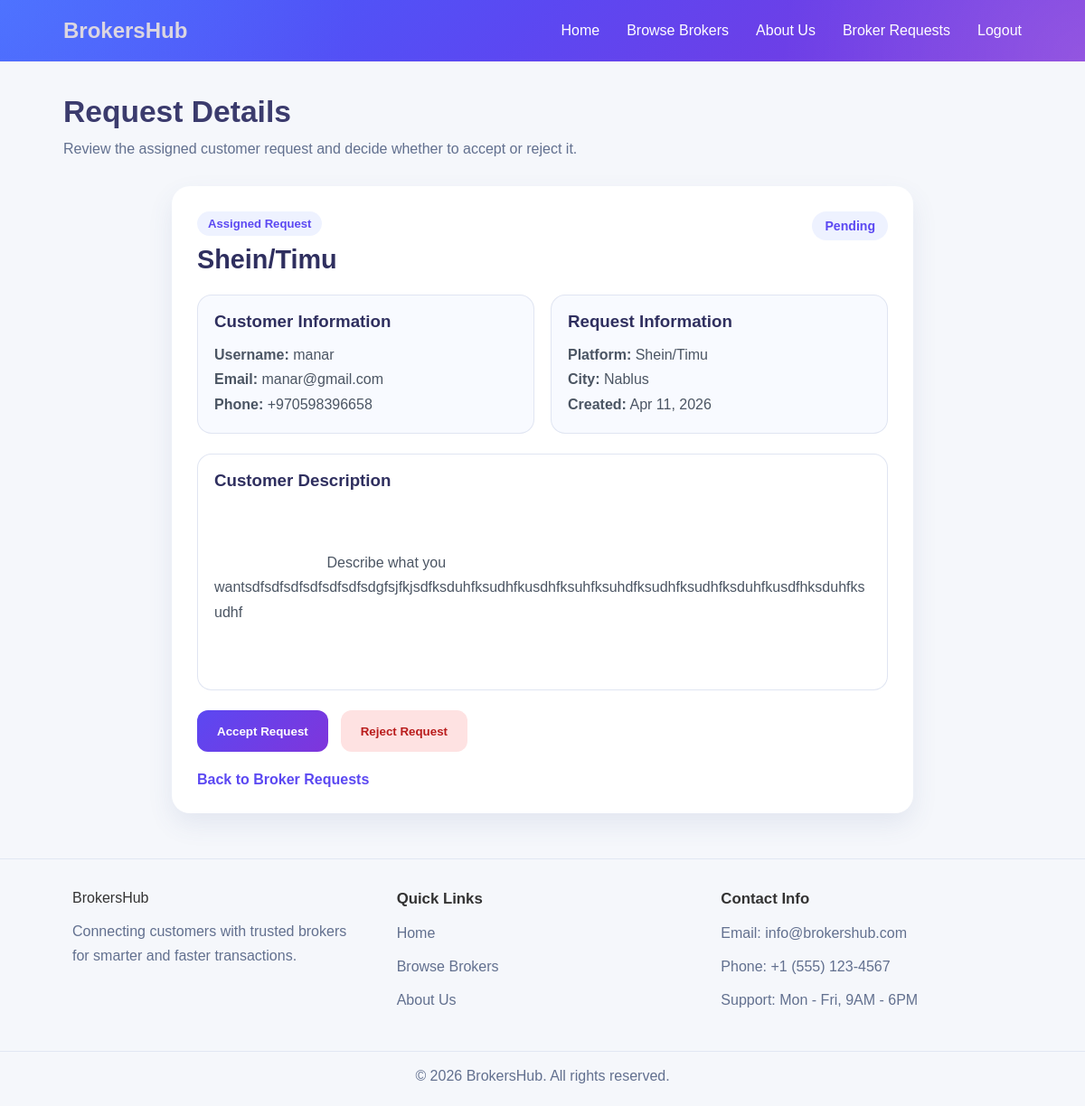
The page /requests/broker/42 (signed in) on the database its author committed.
### requests/models.py (models this page shows, shortened)
class QuoteRequest(models.Model):
    STATUS_CHOICES = (
        ('pending', 'Pending'),
        ('quoted', 'Quoted'),
        ('accepted', 'Accepted'),
        ('completed', 'Completed'),
        ('cancelled', 'Cancelled'),
    )
    customer = models.ForeignKey(User, on_delete=models.CASCADE)
    platform = models.ForeignKey(Platform, on_delete=models.CASCADE)
    city = models.ForeignKey(City, on_delete=models.SET_NULL, null=True)
    product_name = models.CharField(max_length=255)
    product_url = models.URLField(blank=True)
    notes = models.TextField(blank=True)
    broker = models.ForeignKey(BrokerProfile, on_delete=models.CASCADE,null=True)
    status = models.CharField(max_length=20, choices=STATUS_CHOICES, default='pending')
    created_at = models.DateTimeField(auto_now_add=True)
    updated_at = models.DateTimeField(auto_now=True)

### accounts/models.py (models this page shows, shortened)
class User(AbstractUser):
    ROLE_CHOICES = (
        ('customer', 'Customer'),
        ('broker', 'Broker'),
        ('admin', 'Admin'),
    )
    role = models.CharField(max_length=20, choices=ROLE_CHOICES)
    phone = models.CharField(max_length=20)

### core/models.py (models this page shows, shortened)
class Platform(models.Model):
    name = models.CharField(max_length=100)
    category = models.ForeignKey(Category, on_delete=models.CASCADE, related_name='platforms')
    class Meta:
        unique_together = ('name', 'category')

### locations/models.py (models this page shows, shortened)
class City(models.Model):
    name = models.CharField(max_length=100, unique=True)

### requests/views.py (the view, shortened to what this page needs)
# urls.py: path('requests/broker/<int:id>', views.broker_request_details, name='broker_request_details'),  # Added: broker-only route for one assigned request details page.
def broker_request_details(request, id):  # Added: let a broker open one assigned request and respond to it.
    if 'user_id' not in request.session or request.session.get('role') != 'broker':  # Added: require an authenticated broker before opening broker request details.
        return redirect(f"/login?next={quote(request.get_full_path())}")  # Added: preserve the intended broker destination through login.
    request_item = get_object_or_404(  # Added: load only the request assigned to the current broker.
        QuoteRequest.objects.select_related('customer', 'platform', 'city', 'broker'),  # Added: include related data needed by the broker details page.
        id=id,  # Added: match the requested record id.
        broker__user_id=request.session['user_id']  # Added: block brokers from opening requests assigned to someone else.
    )  # Added: finish the guarded broker request lookup.
    context = {  # Added: build the broker request details page context.
        'request_item': request_item,  # Added: expose the assigned request to the broker template.
        'notice_message': request.GET.get('notice'),  # Added: show broker action notices on the details page.
    }  # Added: finish the broker request details context.
    return render(request, 'broker_request_details.html', context)  # Added: render the broker-only request details page.

### requests/templates/broker_request_details.html (shortened to what this page needs)
{% load static %}
<!DOCTYPE html>
<html lang="en">
<head>
    <link rel="stylesheet" href="{% static 'css/broker_request_details.css' %}">
</head>
<body>
    {% include 'partials/navbar.html' %}
    <section class="page-header">
        <div class="container">
            <h1>Request Details</h1>
            <p>Review the assigned customer request and decide whether to accept or reject it.</p>
        </div>
    </section>
    <section class="details-section">
        <div class="container details-wrap">
            <div class="details-card">
                <div class="details-top">
                    <div>
                        <span class="details-tag">Assigned Request</span>
                        <h2>{{ request_item.product_name }}</h2>
                    </div>
                    <span class="request-status">{{ request_item.status|title }}</span>
                </div>
                <div class="details-grid">
                    <div class="details-block">
                        <h3>Customer Information</h3>
                        <p><strong>Username:</strong> {{ request_item.customer.username }}</p>
                        <p><strong>Email:</strong> {{ request_item.customer.email }}</p>
                        <p><strong>Phone:</strong> {{ request_item.customer.phone }}</p>
                    </div>
                    <div class="details-block">
                        <h3>Request Information</h3>
                        <p><strong>Platform:</strong> {{ request_item.platform.name }}</p>
                        <p><strong>City:</strong> {% if request_item.city %}{{ request_item.city.name }}{% else %}Not specified{% endif %}</p>
                        <p><strong>Created:</strong> {{ request_item.created_at|date:"M d, Y" }}</p>
                    </div>
                </div>
                <div class="details-block notes-block">
                    <h3>Customer Description</h3>
                    <p class="request-notes">
                        {% if request_item.notes %}
                            {{ request_item.notes }}
                        {% else %}
                            No description was added for this request.
                        {% endif %}
                    </p>
                </div>
                {% if request_item.status|lower == 'pending' %}
                <div class="details-actions">
                    <form action="{% url 'broker_request_details' request_item.id %}" method="POST">
                        <button type="submit" class="accept-btn">Accept Request</button>
                    </form>
                    <form action="{% url 'broker_request_details' request_item.id %}" method="POST">
                        <button type="submit" class="reject-btn">Reject Request</button>
                    </form>
                </div>
                {% endif %}
                <div class="back-row">
                    <a href="{% url 'broker_requests' %}" class="back-link">Back to Broker Requests</a>
                </div>
            </div>
        </div>
    </section>
    <footer class="footer">
        <div class="container footer-grid">
            <div>
                <a href="{% url 'landing' %}" class="brand footer-brand">BrokersHub</a>
                <p class="footer-text">
                    Connecting customers with trusted brokers for smarter and faster transactions.
                </p>
            </div>
            <div>
                <h3>Quick Links</h3>
                <a href="{% url 'landing' %}" class="footer-link">Home</a>
                <a href="{% url 'browse_brokers' %}" class="footer-link">Browse Brokers</a>
                <a href="{% url 'about' %}" class="footer-link">About Us</a>
            </div>
            <div>
                <h3>Contact Info</h3>
                <p class="footer-text">Email: info@brokershub.com</p>
                <p class="footer-text">Phone: +1 (555) 123-4567</p>
                <p class="footer-text">Support: Mon - Fri, 9AM - 6PM</p>
            </div>
        </div>
        <div class="footer-bottom">
            <p>&copy; 2026 BrokersHub. All rights reserved.</p>
        </div>
    </footer>
</body>
</html>

### requests/static/css/broker_request_details.css (style rules this page uses)
* { margin: 0; padding: 0; box-sizing: border-box; }
:root { --muted: #62708f; --primary: #5b48f2; }
body { font-family: 'Poppins', sans-serif; background: #f5f7fb; color: #333; }
a { text-decoration: none; }
.container { width: 100%; max-width: 1100px; margin: 0 auto; padding: 0 20px; }
.nav-link, a { color: white; }
.page-header { padding: 36px 0 10px; }
.page-header h1 { color: #3b3b6d; margin-bottom: 8px; font-size: 2.1rem; }
.page-header p { color: var(--muted); line-height: 1.7; }
.details-section { padding: 18px 0 50px; }
.details-wrap { max-width: 860px; }
.details-card { background: white; border-radius: 20px; padding: 28px; box-shadow: 0 12px 28px rgba(71, 85, 143, 0.1); display: flex; flex-direction: column; gap: 22px; }
.details-top { display: flex; justify-content: space-between; align-items: flex-start; gap: 18px; }
.details-tag { display: inline-block; margin-bottom: 10px; padding: 6px 12px; border-radius: 999px; background: #eef2ff; color: var(--primary); font-size: 0.82rem; font-weight: 700; }
.details-top h2 { color: #2f2f5f; font-size: 1.8rem; }
.request-status { background: #eef2ff; color: var(--primary); padding: 8px 14px; border-radius: 999px; font-size: 0.88rem; font-weight: 700; white-space: nowrap; }
.details-grid { display: grid; grid-template-columns: repeat(2, minmax(0, 1fr)); gap: 18px; }
.details-block { padding: 18px; border-radius: 16px; background: #f8faff; border: 1px solid rgba(223, 228, 242, 0.95); }
.details-block h3 { color: #2f2f5f; margin-bottom: 12px; }
.details-block p { color: #4b5563; line-height: 1.7; overflow-wrap: anywhere; }
.notes-block { background: #ffffff; border: 1px solid rgba(223, 228, 242, 0.95); }
.request-notes { color: var(--muted); line-height: 1.8; white-space: pre-wrap; overflow-wrap: anywhere; }
.details-actions { display: flex; gap: 14px; flex-wrap: wrap; }
.accept-btn, .reject-btn { min-height: 46px; padding: 0 22px; border: none; border-radius: 12px; font-weight: 700; cursor: pointer; }
.accept-btn { background: linear-gradient(135deg, #5b48f2, #7f35db); color: white; }
.reject-btn { background: #fee2e2; color: #b91c1c; }
.back-row { display: flex; justify-content: flex-start; }
.back-link { color: var(--primary); font-weight: 700; }
.footer { padding-top: 34px; background: #f5f7fb; border-top: 1px solid rgba(223, 228, 242, 0.85); }
.footer-grid { display: grid; gap: 36px; grid-template-columns: repeat(3, minmax(0, 1fr)); width: 90%; max-width: 1100px; margin: 0 auto; align-items: start; }
.footer h3 { margin: 0 0 14px; font-size: 1.05rem; color: #333; }
.footer-brand { display: inline-block; margin-bottom: 14px; color: #333; }
.footer-text, .footer-link { display: block; margin: 0 0 10px; color: var(--muted); line-height: 1.7; }
.footer-bottom { margin-top: 32px; padding: 18px 16px 24px; text-align: center; color: var(--muted); border-top: 1px solid rgba(223, 228, 242, 0.85); }

### rows shown on the page
QuoteRequest: product_name "Shein/Timu", status "Pending", customer.username "manar", customer.email "manar@gmail.com", customer.phone "+970598396658", platform.name "Shein/Timu", city.name "Nablus", created_at "Apr 11, 2026", notes "Describe what you wantsdfsdfsdfsdfsdfsdfsdgfsjfkjsdfksduhfksudhfkusdhfksuhfksuhdfksudhfksudhfksduhfkusdfhksduhfksudhf"
